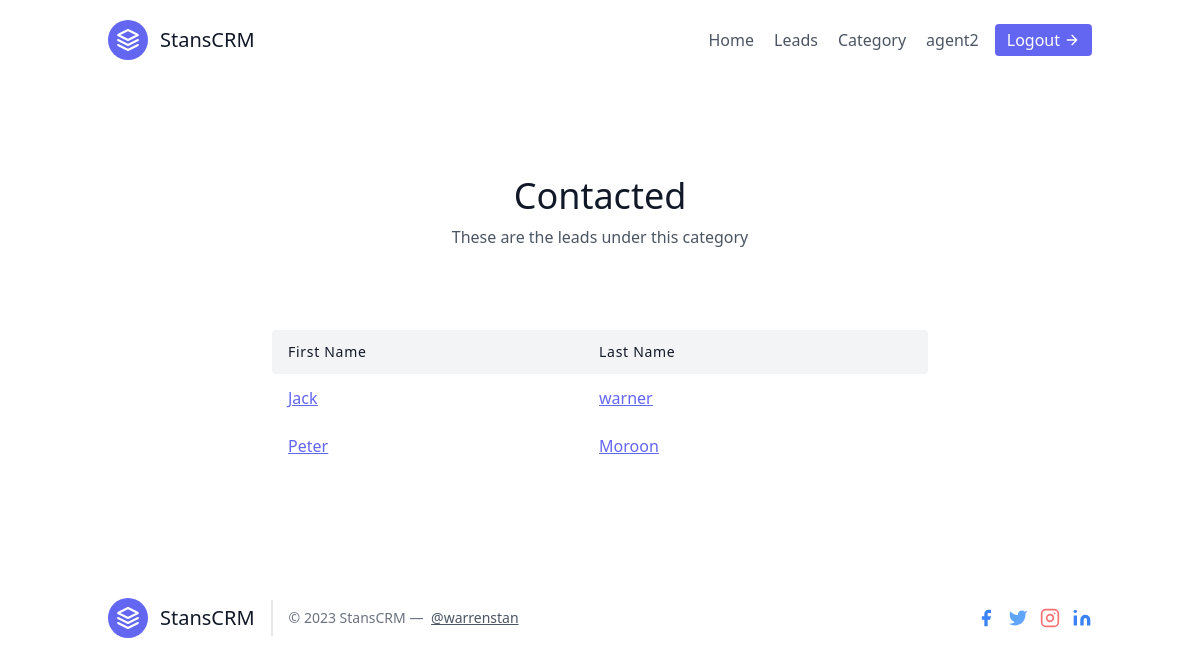
/categories/1 (signed in), run on the app's committed database.
### leads/models.py (models this page shows, shortened)
class User(AbstractUser):
    is_organiser = models.BooleanField(default=True)
    is_agent = models.BooleanField(default=False)

class Category(models.Model):
    name = models.CharField(max_length=30)
    organisations = models.ForeignKey(UserProfile, on_delete=models.CASCADE)

class Lead(models.Model):
    SOURCE_CHOICES = (
        ('Facebook', 'Facebook'),
        ('Instagram', 'Instagram'),
        ('Google', 'Google'),
        ('YouTube', 'YouTube'),
        ('Newsletter', 'Newsletter'),
    )
    first_name = models.CharField(max_length=20)
    last_name = models.CharField(max_length=20)
    age = models.IntegerField(default=0)
    email = models.EmailField(default="lead@example.com")
    phone = models.CharField(max_length=20, default=+44)
    description = models.CharField(max_length=255, blank=True, null=True)
    date_added = models.DateTimeField(auto_now_add=True)
    source = models.CharField(choices=SOURCE_CHOICES, max_length=100)
    organisations = models.ForeignKey(UserProfile, on_delete=models.CASCADE)
    agent = models.ForeignKey("Agent", null=True, blank=True, on_delete=models.SET_NULL)
    category = models.ForeignKey("Category",null=True, blank=True, related_name="leads", on_delete=models.SET_NULL)

### leads/views.py (the view)
# urls.py: path('categories/<int:pk>', views.CategoryDetailView.as_view(), name='category-detail'),
class CategoryDetailView(LoginRequiredMixin, generic.DetailView):
    template_name = 'category_detail.html'
    context_object_name = "category"
    def get_queryset(self):
        user = self.request.user
        if user.is_organiser:
            queryset = Category.objects.filter(organisations=user.userprofile)
        else:
            queryset = Category.objects.filter(organisations=user.agent.organisations)
        return queryset

### leads/templates/category_detail.html (shortened to what this page needs)
{% extends 'base.html' %}
{% load static %}
{% block content %}
<section class="text-gray-600 body-font">
    <div class="container px-5 py-24 mx-auto">
      <div class="flex flex-col text-center w-full mb-20">
        <h1 class="sm:text-4xl text-3xl font-medium title-font mb-2 text-gray-900">
            {{category.name}}
        </h1>
        <p class="lg:w-2/3 mx-auto leading-relaxed text-base">These are the leads under this category</p>
      </div>
      <div class="lg:w-2/3 w-full mx-auto overflow-auto">
        <table class="table-auto w-full text-left whitespace-no-wrap">
          <thead>
            <tr>
              <th class="px-4 py-3 title-font tracking-wider font-medium text-gray-900 text-sm bg-gray-100 rounded-tl rounded-bl">First Name</th>
              <th class="px-4 py-3 title-font tracking-wider font-medium text-gray-900 text-sm bg-gray-100">Last Name</th>
              <th class="w-10 title-font tracking-wider font-medium text-gray-900 text-sm bg-gray-100 rounded-tr rounded-br"></th>
            </tr>
          </thead>
          <tbody>
           {% for lead in category.leads.all %}
           <tr>
            <td class="px-4 py-3 text-indigo-500 underline  hover:text-indigo-700" > <a href="{% url 'leads:lead-detail' lead.pk %}">{{lead.first_name}}</a> </td>
            <td class="px-4 py-3 text-indigo-500 underline  hover:text-indigo-700"> <a href="{% url 'leads:lead-detail' lead.pk %}">{{lead.last_name}}</a> </td>
          </tr>
           {% endfor %}
          </tbody>
        </table>
      </div>
    </div>
  </section>
{% endblock content %}

### leads/templates/partials/_header.html (shortened to what this page needs)
{% load static %}
<header class="text-gray-600 body-font">
    <div class="container mx-auto flex flex-wrap p-5 flex-col md:flex-row items-center">
      <a class="flex title-font font-medium items-center text-gray-900 mb-4 md:mb-0">
        <svg xmlns="http://www.w3.org/2000/svg" fill="none" stroke="currentColor" stroke-linecap="round" stroke-linejoin="round" stroke-width="2" class="w-10 h-10 text-white p-2 bg-indigo-500 rounded-full" viewBox="0 0 24 24">
            <path d="M12 2L2 7l10 5 10-5-10-5zM2 17l10 5 10-5M2 12l10 5 10-5"></path>
          </svg>
        <span class="ml-3 text-xl">StansCRM</span>
      </a>
      <nav class="md:ml-auto flex flex-wrap items-center text-base justify-center">
        <a href="{% url 'leads:home' %}" class="mr-5 hover:text-indigo-500">Home</a>
        <a href="{% url 'leads:lead-list' %}" class="mr-5 hover:text-indigo-500">Leads</a>
        <a href="{% url 'leads:category-list' %}" class="mr-5 hover:text-indigo-500">Category</a>
      </nav>
      {% if request.user.is_authenticated %}
      {{request.user.username}}
      <a href=" {% url 'logout' %} " class="inline-flex ml-4 items-center bg-gray-100 border-0 py-1 px-3 focus:outline-none text-white bg-indigo-500 hover:bg-indigo-700 rounded text-base mt-4 md:mt-0">Logout
        <svg fill="none" stroke="currentColor" stroke-linecap="round" stroke-linejoin="round" stroke-width="2" class="w-4 h-4 ml-1" viewBox="0 0 24 24">
          <path d="M5 12h14M12 5l7 7-7 7"></path>
        </svg>
      </a>
      {% endif %}
    </div>
  </header>

### data on the page
User: user.username "agent2"
Category: name "Contacted"
Lead: first_name "Jack", last_name "warner"
Lead: first_name "Peter", last_name "Moroon"
